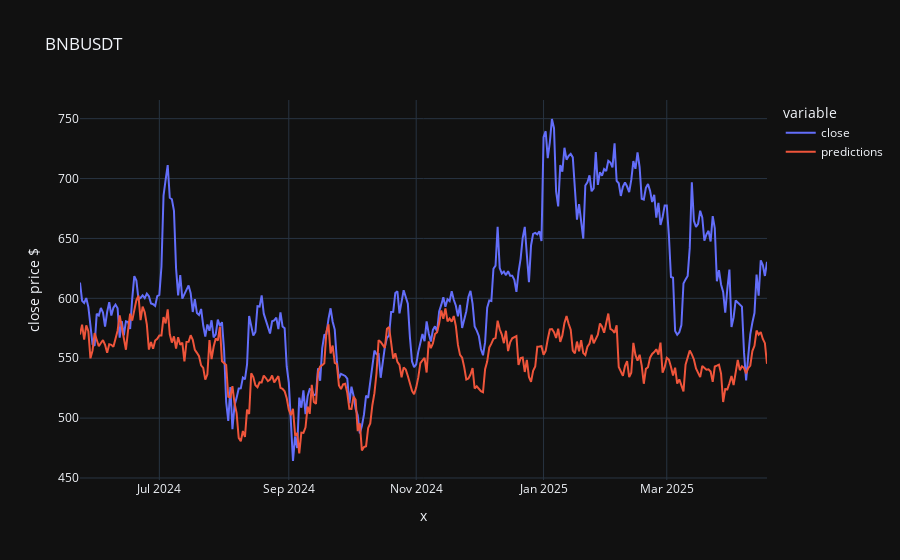

Here is the notebook cell this chart was saved with:
### Code cell
for coin in selected_coins:
    df_filename = coin.lower() + "_1d.csv"
    df = pd.read_csv("../backend/data/"+df_filename, parse_dates=True, index_col=0)
    # use the params trained from the initial model on BTC 5 year lagged close prices.
    xgboost_train_pipeline_full(coin, df, params)

### Figure 1 — Plotly figure (JSON) as saved in the notebook; plotly's stock layout.template omitted (floating-point values rounded to 4 significant figures; data arrays with more than 128 entries replaced by an {"elided": "..."} marker saying what was removed)
{"data": [{"hovertemplate": "variable=close<br>x=%{x}<br>close price $=%{y}<extra></extra>", "legendgroup": "close", "line": {"color": "#636efa", "dash": "solid"}, "marker": {"symbol": "circle"}, "mode": "lines", "name": "close", "orientation": "v", "showlegend": true, "type": "scatter", "x": {"elided": "330 str values"}, "xaxis": "x", "y": {"elided": "330 float values"}, "yaxis": "y"}, {"hovertemplate": "variable=predictions<br>x=%{x}<br>close price $=%{y}<extra></extra>", "legendgroup": "predictions", "line": {"color": "#EF553B", "dash": "solid"}, "marker": {"symbol": "circle"}, "mode": "lines", "name": "predictions", "orientation": "v", "showlegend": true, "type": "scatter", "x": {"elided": "330 str values"}, "xaxis": "x", "y": {"elided": "330 float values"}, "yaxis": "y"}], "layout": {"legend": {"title": {"text": "variable"}, "tracegroupgap": 0}, "title": {"text": "BNBUSDT"}, "xaxis": {"anchor": "y", "domain": [0, 1], "title": {"text": "x"}}, "yaxis": {"anchor": "x", "domain": [0, 1], "title": {"text": "close price $"}}}}
